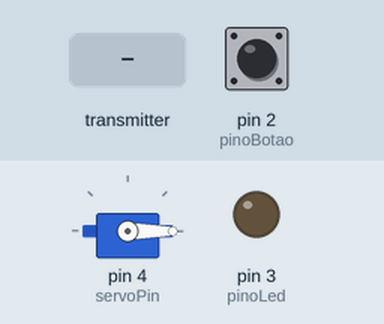
Recording of a sketch running on a simulated Arduino Uno, built with avr-gcc and run on an emulated ATmega328P. On the bench: servo, output pins drawn as LEDs (lit = HIGH). The test bench sets the inputs (shaded band); at power-on: pin 2 (pinoBotao) HIGH. No radio packets arrive unless stated.

Above: at 1.2 s.
1.3 s: the transmitter starts sending estadoBotao = 0
At 1.7 s:
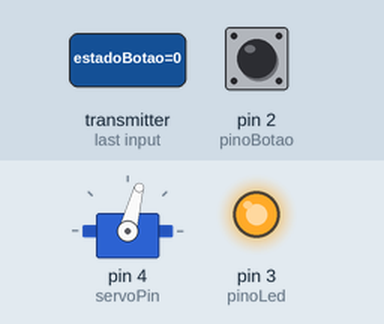
4.3 s: the transmitter starts sending estadoBotao = 256
At 4.9 s:
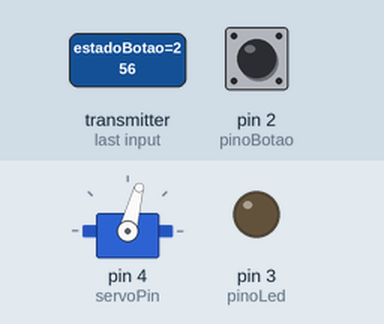
5.8 s: pin 2 (pinoBotao) pulled LOW for 1 s
At 5.95 s:
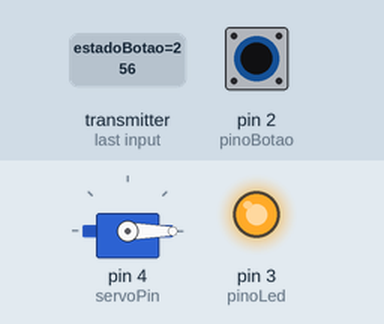
8.5 s: pin 2 (pinoBotao) pulled LOW for 0.15 s
At 8.65 s:
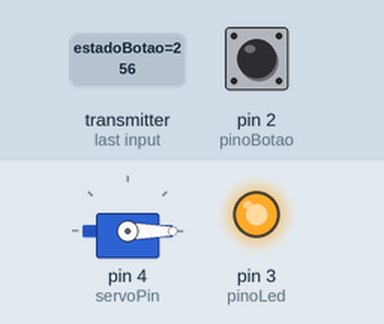
Timing chart, 0 to 11.3 s (numbered marks = the images above; inputs shaded):
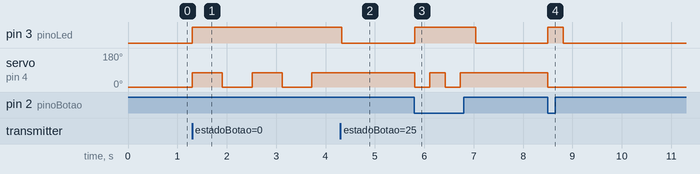

Measured:
- after the input at 1.3 s, pin 3 (pinoLed): LOW → HIGH at once; servo on pin 4 (servoPin): alternates 75° for 0.61 s and 0° for 0.61 s, starting at once
- after the input at 4.3 s, pin 3 (pinoLed): HIGH → LOW at once; servo on pin 4 (servoPin): stays 75° (without the input it goes to 0° after 0.03 s)
- after the input at 5.8 s, pin 3 (pinoLed): LOW → HIGH at once, → LOW 1.2 s later; servo on pin 4 (servoPin): alternates 75° for 0.31 s and 0° for 0.31 s, 4 changes in all, then stays 75°, starting at once
- after the input at 8.5 s, pin 3 (pinoLed): LOW → HIGH at once, → LOW 0.31 s later; servo on pin 4 (servoPin): 75° → 0° at once

The sketch:

RF24_RX-V1.ino
```cpp
/*
 * https://blogmasterwalkershop.com.br/arduino/como-usar-com-arduino-modulo-transceptor-wireless-2-4ghz-nrf24l01
 * https://components101.com/wireless/nrf24l01-pinout-features-datasheet
 * https://blog.eletrogate.com/servo-motor-para-aplicacoes-com-arduino/
 *  Ligação dos pinos:

    Vcc -> 3V3;
    GND -> GND;
    CE -> 9;
    CSN -> 10;
    SCK -> 13;
    MOSI -> 11;
    MISO -> 12;
    IRQ -> NÃO SERÁ UTILIZADO
*/

#include <SPI.h>                  // INCLUSÃO DE BIBLIOTECA SPI
#include <nRF24L01.h>             // INCLUSÃO DE BIBLIOTECA RF24 - RADIO FREQUENCIA
#include <RF24.h>                 // INCLUSÃO DE BIBLIOTECA RF24 - RADIO FREQUENCIA
#include <Servo.h>                // INCLUSÃO DE BIBLIOTECA SERVO MOTOR

RF24 radio(9, 10);                // CRIA UMA INSTÂNCIA UTILIZANDO OS PINOS (CE, CSN)
const byte endereco[6] = "00001"; // CRIA UM ENDEREÇO PARA ENVIO DOS DADOS (O TRANSMISSOR E O RECEPTOR DEVEM SER CONFIGURADOS COM O MESMO ENDEREÇO)

int pinoBotao = 2;                // PINO DIGITAL UTILIZADO PELO BOTÃO
int pinoLed = 3;                  // PINO DIGITAL UTILIZADO PELO LED
int servoPin = 4;                 // Especifica o pino usado para controlar o servo

int estadoBotao = 1;              // VARIÁVEL PARA ARMAZENAR O ESTADO DO BOTÃO
int Abertura = 75;                // DEFINE O GRAU DE ABERTURA DO MOTOR
int Fechamento = 0;               // DEFINE O GRAU DE FECHAMENTO DO MOTOR
int UltimoEstado = 0;             // GUARDA O ÚLTIMO ESTADO DO MOTOR

Servo servomotor;                 // Cria objeto para controlar o servo

void setup() {

  pinMode(pinoLed, OUTPUT);          // DEFINE O PINO COMO SAÍDA
  pinMode(pinoBotao, INPUT_PULLUP);  // DEFINE O PINO COMO ENTRADA / "_PULLUP" É PARA ATIVAR O RESISTOR INTERNO
  digitalWrite(pinoLed, LOW);        // LED INICIA DESLIGADO

  // ABERTURA DO RADIO PARA RECEBER
  radio.begin();                      // INICIALIZA A COMUNICAÇÃO SEM FIO
  radio.openReadingPipe(0, endereco); // DEFINE O ENDEREÇO PARA RECEBIMENTO DE DADOS VINDOS DO TRANSMISSOR
  radio.setPALevel(RF24_PA_HIGH);     // DEFINE O NÍVEL DO AMPLIFICADOR DE POTÊNCIA
  radio.startListening();             // DEFINE O MÓDULO COMO RECEPTOR (NÃO ENVIA DADOS)

  // INICIAL O SERVO MOTOR E POSICIONA COMO FECHADO
  servomotor.attach(servoPin);       // Associa o pino 4 ao objeto servomotor
  servomotor.write(Fechamento);      // Inicia servomotor na posição zero
}

void loop(){
  if (radio.available()){                          // SE A COMUNICAÇÃO ESTIVER HABILITADA, FAZ
    radio.read(&estadoBotao, sizeof(estadoBotao)); // LÊ OS DADOS RECEBIDOS

  if(estadoBotao == 0){                            // SE O PARÂMETRO RECEBIDO (ESTADO ATUAL DO BOTÃO) FOR IGUAL A 0 (PRESSIONADO), FAZ
    digitalWrite(pinoLed, HIGH);                   // LIGA O LED
    ControleMotor();                               // CHAMA O CONTROLE DO MOTOR
    estadoBotao = 1;                               // REINICIALIZA A VARIAVEL DO BOTÃO
    delay(300);                                    // APLICA UMA PAUSA DE 300 MS
  }else{
        if(estadoBotao == 1){                      // SE O PARÂMETRO RECEBIDO (ESTADO ATUAL DO BOTÃO) FOR IGUAL A 1 (NÃO PRESSIONADO), FAZ
        digitalWrite(pinoLed, LOW);                // DESLIGA O LED
        }
    }
  }

  if(digitalRead(pinoBotao) == HIGH){              // SE A LEITURA DO PINO FOR IGUAL A HIGH, FAZ
     digitalWrite(pinoLed, LOW);                   // Desliga O LED
  }
  else {
    digitalWrite(pinoLed, HIGH);                   // LIGA O LED
    ControleMotor();                               // CHAMA O CONTROLE DO MOTOR
    delay(5);                                      // APLICA UMA PAUSA DE 5 MS
  }

  delay(5);                                        //INTERVALO DE 5 MILISSEGUNDOS
}

void ControleMotor (){                             // CONTROLE DO MOTOR
   if (UltimoEstado == 0){                         // VERIFICA O ULTIMO ESTADO DO MOTOR COMO 0 - FECHADO
    servomotor.write(Abertura);                    // ABRE O MOTOR
    UltimoEstado = 1;                              // DEFINE O ÚLTIME ESTADO DO MOTOR
    delay(300);                                    // APLICA UMA PAUSA DE 300 MS
  }else if (UltimoEstado == 1){                    // VERIFICA O ULTIMO ESTADO DO MOTOR COMO 1 - ABERTO
    servomotor.write(Fechamento);                  // FECHA O MOTOR
    UltimoEstado = 0;                              // DEFINE O ÚLTIME ESTADO DO MOTOR
    delay(300);                                    // APLICA UMA PAUSA DE 300 MS
  }
}
```
